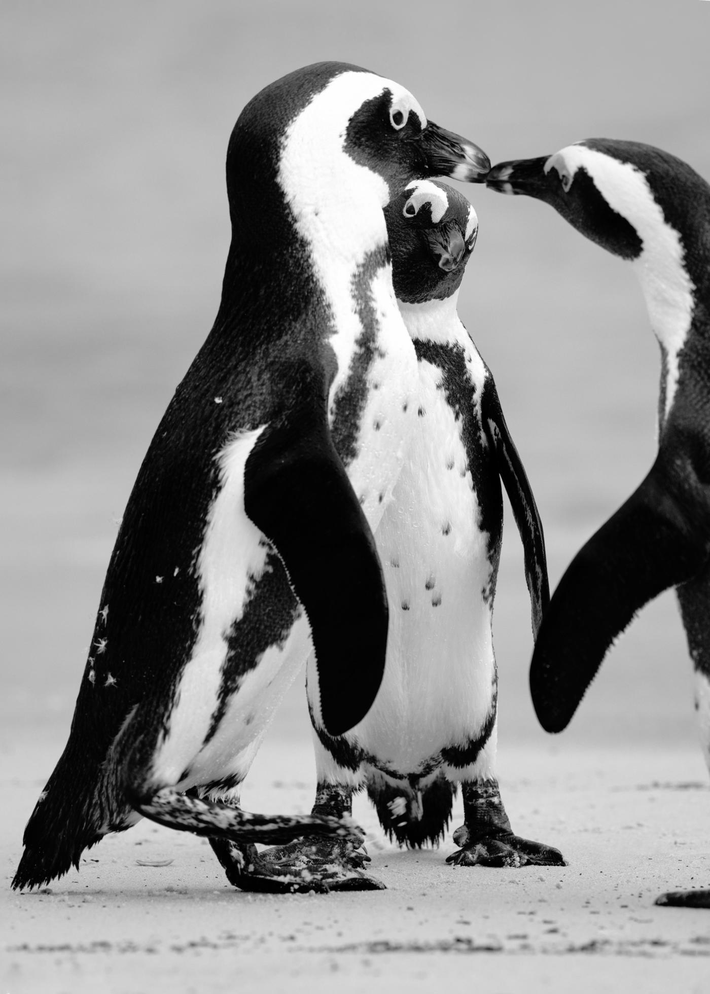
#> input picture lec6/penguin2.png, 710 x 994 px, shrunk from 1400 x 1960 before the run
$ jupyter execute lec5_ass3.ipynb
#> lines starting #> are read from the running program, lines starting #| are printed output that depends on the picture
[cell 1]
# TODO
# unsharpe mask technique

[cell 2]
import cv2
import numpy as np
import matplotlib.pyplot as plt

[cell 3]
def unsharpe_mask_filtered(img, ksize, sigma, alpha):
    # blur
    blur = cv2.GaussianBlur(img, ksize, sigma)
    # unsharpe mask
    mask = img - blur
    # sharpened image
    sharpened = img + (alpha * mask)
    return sharpened
    # return blur

[cell 4]
ksize = (5, 5)
sigma = 1

img = cv2.imread('penguin2.png')
#> img is the input picture: shape (994, 710, 3); min 0, max 255, mean 142.5
img = cv2.cvtColor(img, cv2.COLOR_BGR2GRAY)
#> img: shape (994, 710)

sharped_25 = unsharpe_mask_filtered(img, ksize, sigma, alpha=2.5).astype(np.uint8)
#> in unsharpe_mask_filtered, `mask = img - blur`:
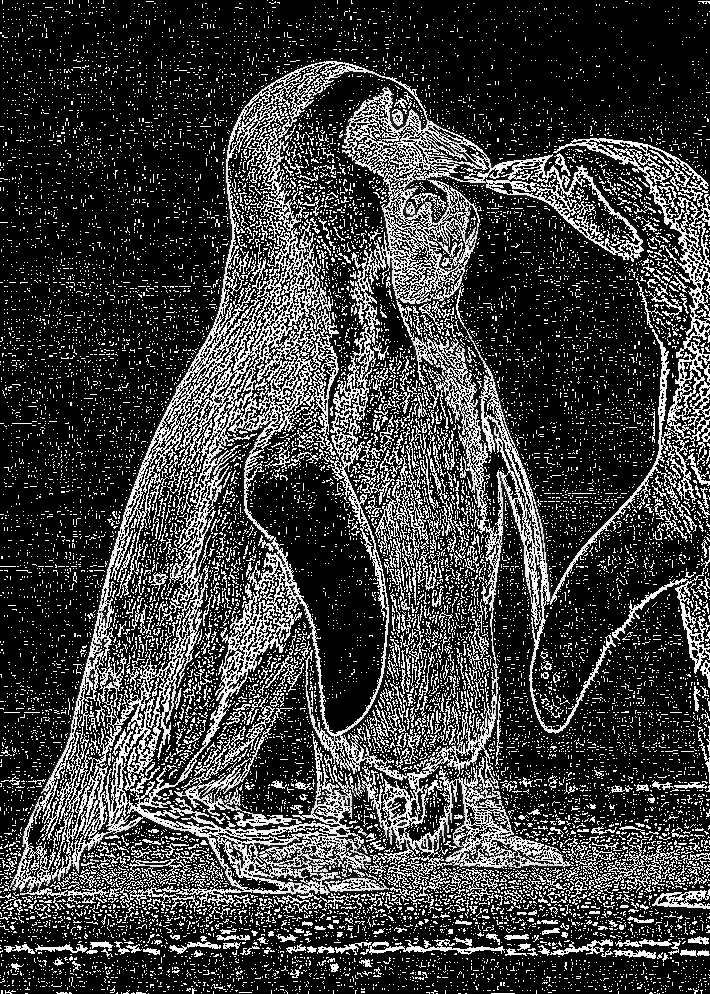
#> mask: shape (994, 710); min 0, max 255, mean 62.1
#> in unsharpe_mask_filtered, `sharpened = img + (alpha * mask)`:
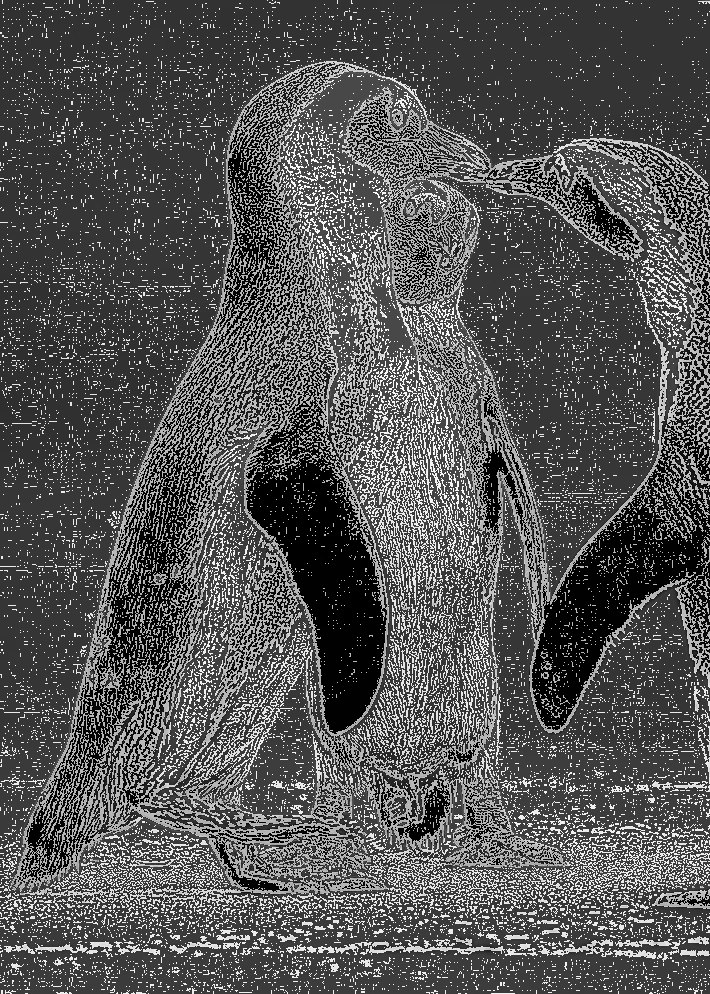
#> sharpened: shape (994, 710) float64; min 0, max 890.5, mean 297.7; drawn with min black and max white
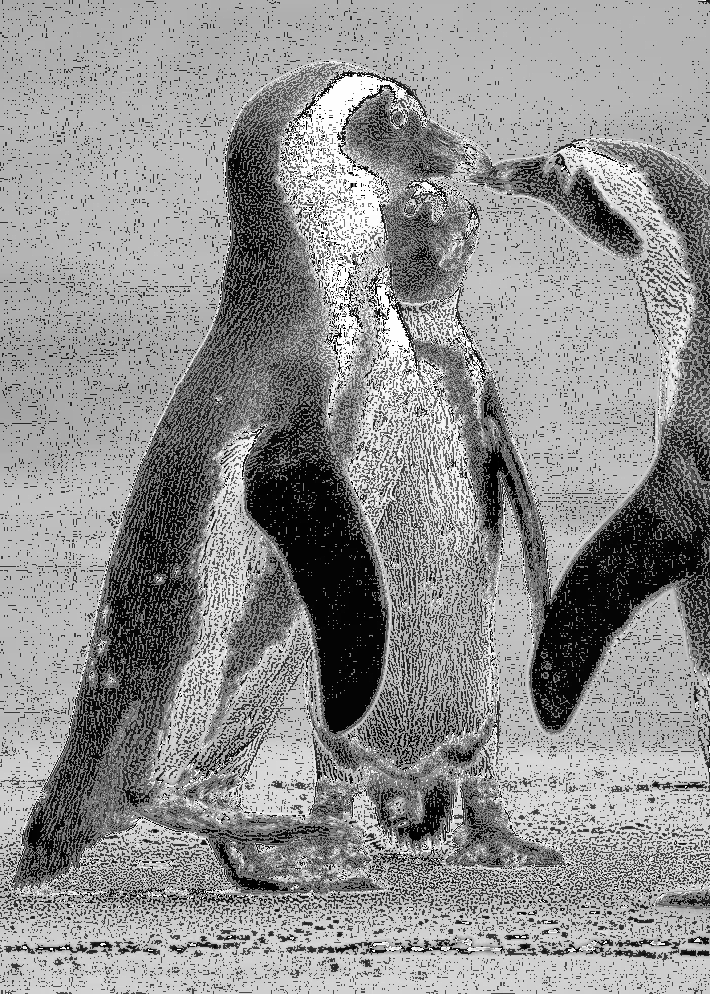
#> sharped_25: shape (994, 710); min 0, max 255, mean 144.7
sharped_100 = unsharpe_mask_filtered(img, ksize, sigma, alpha=10.00).astype(np.uint8)
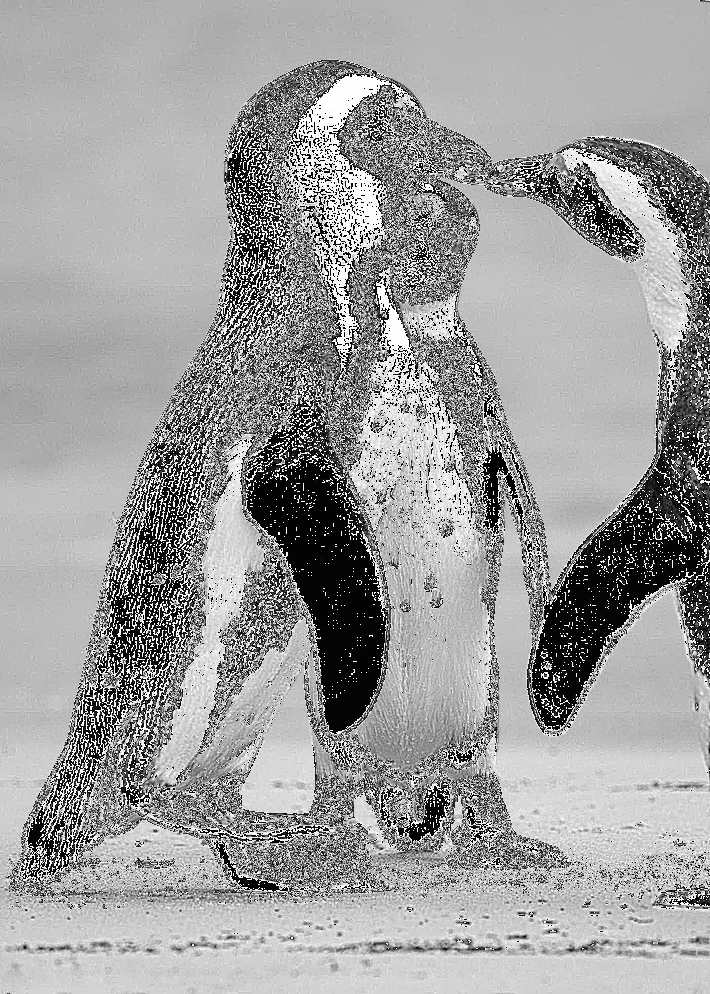
#> sharped_100: shape (994, 710); min 0, max 255, mean 158.4

[cell 5]
fig, axs = plt.subplots(1, 3, figsize=(15, 15))
axs[0].imshow(img, cmap='gray')
axs[0].set_title('original')
axs[1].imshow(sharped_25, cmap='gray')
axs[1].set_title('alpha=2.5')
axs[2].imshow(sharped_100, cmap='gray')
axs[2].set_title('alpha=10.0')
plt.show()
